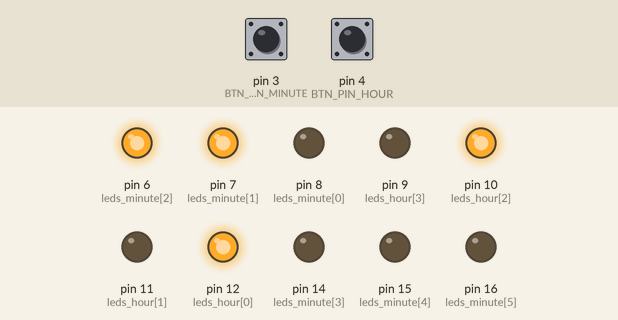
Simulated run of this sketch. Board: Arduino Uno, built with avr-gcc and run on an emulated ATmega328P. On the bench: output pins drawn as LEDs (lit = HIGH). Dashed ring = blinking. The test bench sets the inputs (shaded band); at power-on: pin 3 (BTN_PIN_MINUTE) HIGH, pin 4 (BTN_PIN_HOUR) HIGH. The local clock reads 2024-03-15 10:24:30 at power-on unless the sketch sets it; what the sketch prints to the serial monitor is not drawn.

Above: at 1.2 s.
1.3 s: pin 3 (BTN_PIN_MINUTE) pulled LOW for 1 s
At 2.28 s:
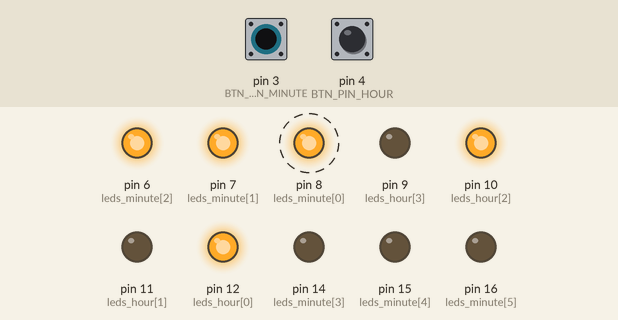
4.3 s: pin 4 (BTN_PIN_HOUR) pulled LOW for 3.2 s
At 7.42 s:
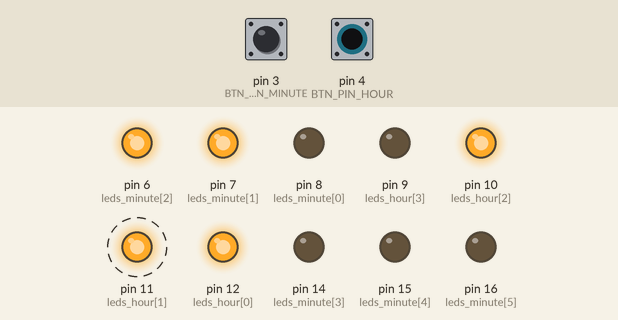
9.0 s: pin 4 (BTN_PIN_HOUR) pulled LOW for 0.15 s
At 10.9 s:
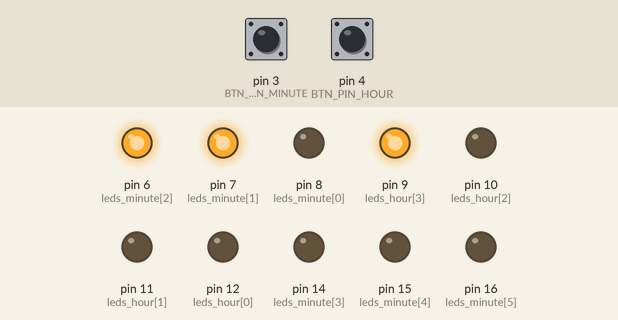
12.1 s: pin 3 (BTN_PIN_MINUTE) pulled LOW for 3.2 s
At 15.17 s:
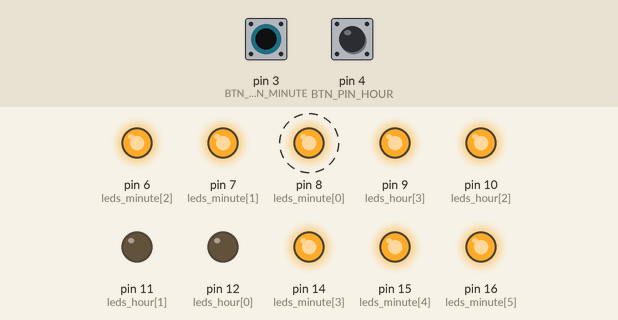
16.8 s: pin 3 (BTN_PIN_MINUTE) pulled LOW for 0.15 s
At 18.0 s:
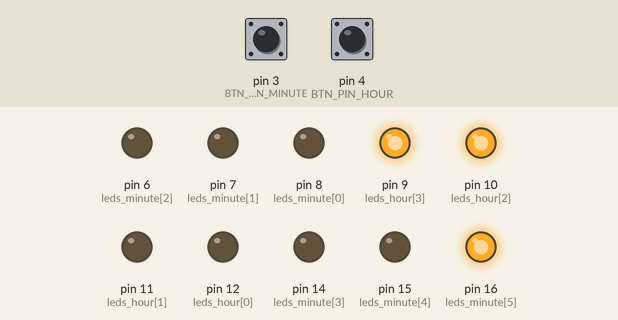
19.8 s: pin 3 (BTN_PIN_MINUTE) pulled LOW for 0.15 s
Timing chart, 0 to 25.4 s (numbered marks = the images above; inputs shaded):
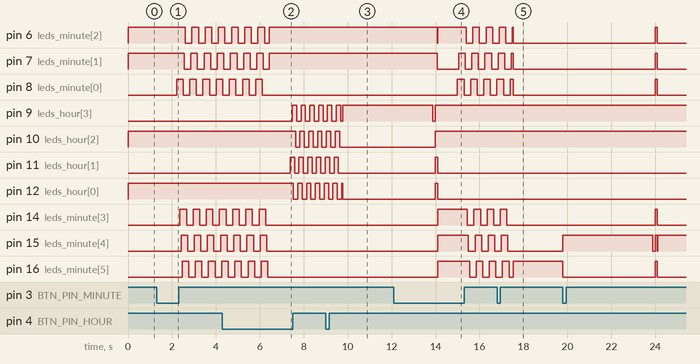

The sketch:

arduino_sketch_v3.ino
```cpp
#include <iarduino_RTC.h>                                // Библиотека часов
#include <avr/wdt.h>                                     // Библиотека управления сторожевым таймером
#include <avr/sleep.h>                                   // библиотека сна
#include <avr/eeprom.h>                                  // Библиотека для EEPROM
#include "GyverButton.h"                                 // Библиотека для работы с кнопками

#define BTN_PIN_HOUR 4                                   // кнопка для часов
#define BTN_PIN_MINUTE 3                                 // кнопка для минут

#define FOUR_SECOND 1<<12   // 4096 миллисекунд (побитовый сдвиг влево)
#define ONE_SECOND 1<<10    // 1024 миллисекунды (побитовый сдвиг влево)

#define SET_TIME 1                                       // Если нужно установить время при компиляции (берет время из системы)

#if SET_TIME                // если необходимо установить системное время, мы сначала получаем его и переводим в удобный формат

//  Определяем системное время:                           // Время загрузки скетча.
const char* strM = "JanFebMarAprMayJunJulAugSepOctNovDec"; // Определяем массив всех вариантов текстового представления текущего месяца.
const char* sysT = __TIME__;                              // Получаем время компиляции скетча в формате "SS:MM:HH".
const char* sysD = __DATE__;                              // Получаем дату  компиляции скетча в формате "MMM:DD:YYYY", где МММ - текстовое представление текущего месяца, например: Jul.
//  Парсим полученные значения sysT и sysD в массив i:    // Определяем массив «i» из 6 элементов типа int, содержащий следующие значения: секунды, минуты, часы, день, месяц и год компиляции скетча.
const int i[6] {(sysT[6] - 48) * 10 + (sysT[7] - 48), (sysT[3] - 48) * 10 + (sysT[4] - 48), (sysT[0] - 48) * 10 + (sysT[1] - 48), (sysD[4] - 48) * 10 + (sysD[5] - 48), ((int)memmem(strM, 36, sysD, 3) + 3 - (int)&strM[0]) / 3, (sysD[9] - 48) * 10 + (sysD[10] - 48)};

#endif             // директива, завершающая условную конструкцию

const int leds_hour[] = {12, 11, 10, 9};                                     // определение массивов с номерами пинов
const int leds_minute[] = {8, 7, 6, 14, 15, 16};                             // для часов и минут
const size_t num_leds_hour = sizeof(leds_hour) / sizeof(leds_hour[0]);       // определение размеров массивов
const size_t num_leds_minute = sizeof(leds_minute) / sizeof(leds_minute[0]);

byte hour, minute;

iarduino_RTC watch(RTC_DS3231);    // Объявляем объект watch для модуля на базе чипа DS3231
GButton hour_button(BTN_PIN_HOUR);  // кнопка для часов объявляется на 4-й пин, для минут - на 3-й
GButton min_button(BTN_PIN_MINUTE);

void setup() {

  watch.begin();                                          // Инициируем RTC модуль
  Serial.begin(9600);                                     // Инициируем передачу данных в монитор последовательного порта

#if SET_TIME                                    // условная компиляция - если время необходимо установить
  if(!eeprom_read_byte(0)){
  watch.settime(i[0], i[1], i[2], i[3], i[4], i[5]);    // Устанавливаем время в модуль: i[0] сек, i[1] мин, i[2] час, i[3] день, i[4] месяц, i[5] год, без указания дня недели.
  eeprom_write_byte(0, 1);
 }
#endif

  for (size_t i = 0; i < num_leds_hour; i++)  // устанавливаем пины в режим output
    pinMode(leds_hour[i], OUTPUT);           // в этом режиме на светодиоды будет подаваться максимально возможный ток от платы

  for (size_t i = 0; i < num_leds_minute; i++)
    pinMode(leds_minute[i], OUTPUT);

}

void loop() {

  hour_button.tick();                         // обязательная функция отработки. Должна постоянно опрашиваться
  min_button.tick();

  Serial.println(FOUR_SECOND);

  if (min_button.isStep()) {                      // если кнопка была удержана
    long long time_now = millis();                // фиксируем время
    bool is_button_presed = false;                // фиксируем, что кнопка еще не нажата после удержания
    minute = 0;
    while (millis() - time_now < FOUR_SECOND) {    // пока действует режим установки
      if (is_button_presed) {                      // если кнопка нажата в режиме установки
        time_now = millis();
        while (millis() - time_now < FOUR_SECOND) {
          min_button.tick();
          if (min_button.isPress() || min_button.isStep()) {   // если кнопка нажата или удержана
            if (minute > 60)
              minute = 0;
            minute++;                                           // добавляем минуты
            time_now = millis();                                // чтобы режим установки не закончился во время установки
          }
          for (size_t i = 0; i < num_leds_minute; i++)
            digitalWrite(leds_minute[num_leds_minute - i - 1], bitRead(minute, i));   // ставим установленное кол-во минут на светодиоды
        }
          for (size_t i = 0; i < num_leds_minute; i++)    // мигание светодиодов для обозначения пользователю режима установки
            digitalWrite(leds_minute[i], LOW);
          delay(100);
          for (size_t i = 0; i < num_leds_minute; i++)
            digitalWrite(leds_minute[i], HIGH);
          delay(100);
          for (size_t i = 0; i < num_leds_minute; i++)
            digitalWrite(leds_minute[i], LOW);
          watch.settime(0, minute);                        // устанавливаем новое время в RTC модуль
      }
      for (size_t i = 0; i < num_leds_minute && !is_button_presed; i++) {
        min_button.tick();
        if (min_button.isSingle())                                     // если кнопка для минут нажата один раз
          is_button_presed = true;                                     // фиксируем нажатие
        digitalWrite(leds_minute[i], HIGH);
        delay(50);
      }
      for (size_t i = 0; i < num_leds_minute && !is_button_presed; i++) {
        min_button.tick();
        if (min_button.isSingle())
          is_button_presed = true;
        digitalWrite(leds_minute[i], LOW);
        delay(50);
      }
    }
  }

  if (hour_button.isStep()) {                                                                 // удержание
    long long time_now = millis();
    bool is_button_presed = false;
    hour = 0;
    while (millis() - time_now < FOUR_SECOND) {
      if (is_button_presed) {
        time_now = millis();
        while (millis() - time_now < FOUR_SECOND) {
          hour_button.tick();
          if (hour_button.isPress() || hour_button.isStep()) {
            if (hour > 12)
              hour = 0;
            hour++;
            time_now = millis();
          }
          for (size_t i = 0; i < num_leds_hour; i++)
            digitalWrite(leds_hour[num_leds_hour - i - 1], bitRead(hour, i));
        }
          for (size_t i = 0; i < num_leds_hour; i++)
            digitalWrite(leds_hour[i], LOW);
          delay(100);
          for (size_t i = 0; i < num_leds_hour; i++)
            digitalWrite(leds_hour[i], HIGH);
          delay(100);
          for (size_t i = 0; i < num_leds_hour; i++)
            digitalWrite(leds_minute[i], LOW);
          watch.settime(0, watch.gettime("i"), hour);
      }
      for (size_t i = 0; i < num_leds_hour && !is_button_presed; i++) {
        hour_button.tick();
        if (hour_button.isSingle())
          is_button_presed = true;
        digitalWrite(leds_hour[i], HIGH);
        delay(50);
      }
      for (size_t i = 0; i < num_leds_hour && !is_button_presed; i++) {
        hour_button.tick();
        if (hour_button.isSingle())
          is_button_presed = true;
        digitalWrite(leds_hour[i], LOW);
        delay(50);
      }
    }
  }

//  if (minute != String(watch.gettime("i")).toInt()) {

    hour = String(watch.gettime("h")).toInt();   // получаем кол-во часов и минут из RTC  в формате строки-шаблона
    minute = String(watch.gettime("i")).toInt();   //  и конвертируем в целочисленный формат

    for (size_t i = 0; i < num_leds_hour; i++)
      digitalWrite(leds_hour[num_leds_hour - i - 1], bitRead(hour, i));     // Установка пинов по времени для часов

    for (size_t i = 0; i < num_leds_minute; i++)
      digitalWrite(leds_minute[num_leds_minute - i - 1], bitRead(minute, i));    // Установка пинов по времени для минут
//  }

  //  wdt_enable(WDTO_1S);                                     // Сон 1 секунду
  //  WDTCSR |= (1 << WDIE);
  //  set_sleep_mode(SLEEP_MODE_PWR_DOWN);
  //  sleep_mode();

}

ISR (WDT_vect) {
  wdt_disable();
}
```

Measured:
- after the input at 1.3 s, pin 6 (leds_minute[2]), pin 7 (leds_minute[1]): alternates HIGH for 0.30 s and LOW for 0.30 s, starting after 1.3 s
- after the input at 4.3 s, pin 9 (leds_hour[3]), pin 12 (leds_hour[0]): alternates HIGH for 0.20 s and LOW for 0.20 s, starting after 3.2 s; pin 10 (leds_hour[2]): alternates HIGH for 0.20 s and LOW for 0.20 s, starting after 3.3 s; pin 11 (leds_hour[1]): alternates HIGH for 0.20 s and LOW for 0.20 s, starting after 3.1 s
- after the input at 9.0 s, pin 10 (leds_hour[2]), pin 11 (leds_hour[1]): goes on until 9.6 s, then stays LOW
- after the input at 12.1 s, pin 8 (leds_minute[0]): alternates HIGH for 0.30 s and LOW for 0.30 s, starting after 2.9 s
- after the input at 16.8 s, pin 14 (leds_minute[3]): goes on until 17.2 s, then stays LOW; pin 15 (leds_minute[4]): goes on until 17.3 s, then stays LOW
